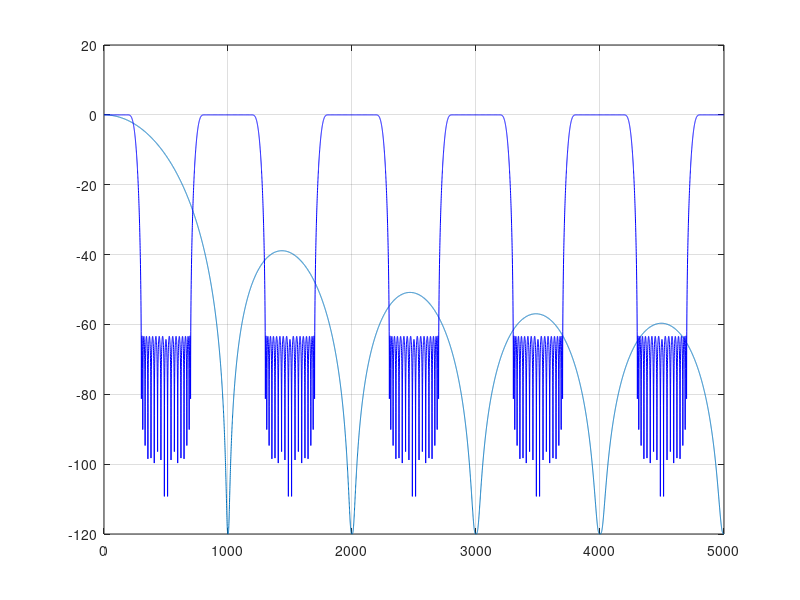

The MATLAB script that drew this image:
fs = 10000;   %sampling frequency in KHz
fn = fs/2;

R = 10;      % Decimation
N = 3;      % Order
M = 1;      % Differential Delay

plotPoints = R*1024;

fstep = fn/plotPoints;
f = (fstep:fstep:fn)/fs;
num = sin(pi*R*M*f);
den = sin(pi*f);
H = (num./den).^N;

H = H';
H = H./max(H);
H = abs(H);
H = H + 1e-6;
dBH = 20*log10(H);
figure(1)
hold off
plot(f.*fs,dBH);


% Halfband Filter
fhbs = fs/R;
fhbn = fhbs/2;

taps = 35;
order = taps-1;

delta = 0.05;
qf = remez(order,[0 0.25-delta 0.25+delta 0.5]/0.5,[1 1 0 0]);

[Hhb,w] = freqz(qf,1,plotPoints/R,fhbs);
Hhb = Hhb ./ max(Hhb);
Hhb = Hhb + 1e-6;
%figure(1);
%hold on
%plot(w,20*log10(abs(Hhb)),'r'),grid

Hdec = Hhb;
wdec = w;
for k = 2:R
    wdec = [wdec ; (w + (k-1)*fhbn)];
    if (2*floor(k/2) == k)
        Hdec = [Hdec ; Hhb((plotPoints/R) : -1 : 1)];
    else
        Hdec = [Hdec ; Hhb];    
    end
end

figure(1);
hold on
plot(wdec, 20*log10(abs(Hdec)),'b');
%axis([0 fn/R -90 10]);

% RRC Shaping filter
frs = fhbs/2;
frn = frs/2;

taps = 9;
order = taps-1;
%win = kaiser(taps,10);
%win = blackman(taps);
%bfilter = fir1(order,12800/R/frn,win);
%bfilter = rcosine(1024/R,frs,'sqrt',0.5,taps/2);
bfilter = rcosfir(0.5,order/2,2,1/frn,'sqrt');

[Hb,w] = freqz(bfilter,1,plotPoints/R/2,frs);
Hb = Hb ./ max(Hb);
Hb = Hb + 1e-6;

Hdec = Hb;
wdec = w;
for k = 2:2*R
    wdec = [wdec ; (w + (k-1)*frn)];
    if (2*floor(k/2) == k)
        Hdec = [Hdec ; Hb((plotPoints/R/2) : -1 : 1)];
    else
        Hdec = [Hdec ; Hb];    
    end
end

figure(1);
hold on
plot(wdec,20*log10(abs(Hdec)),'r'),grid




